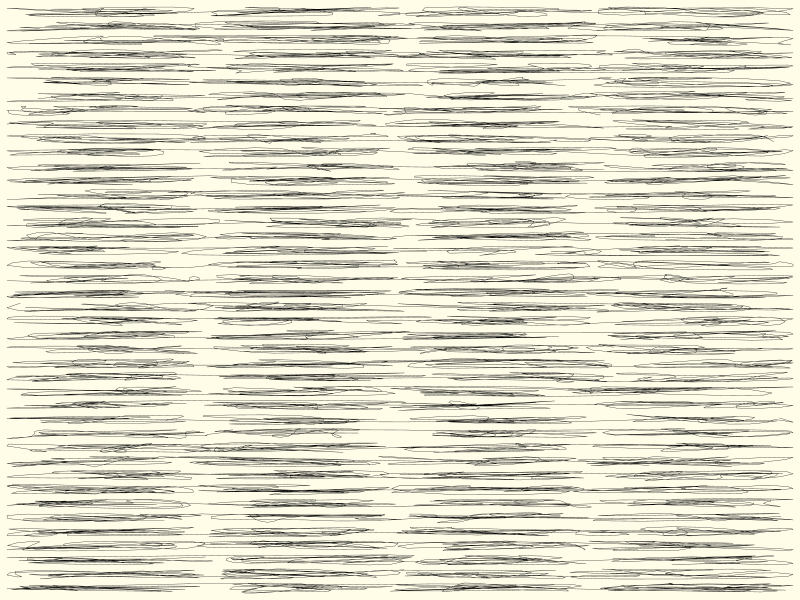
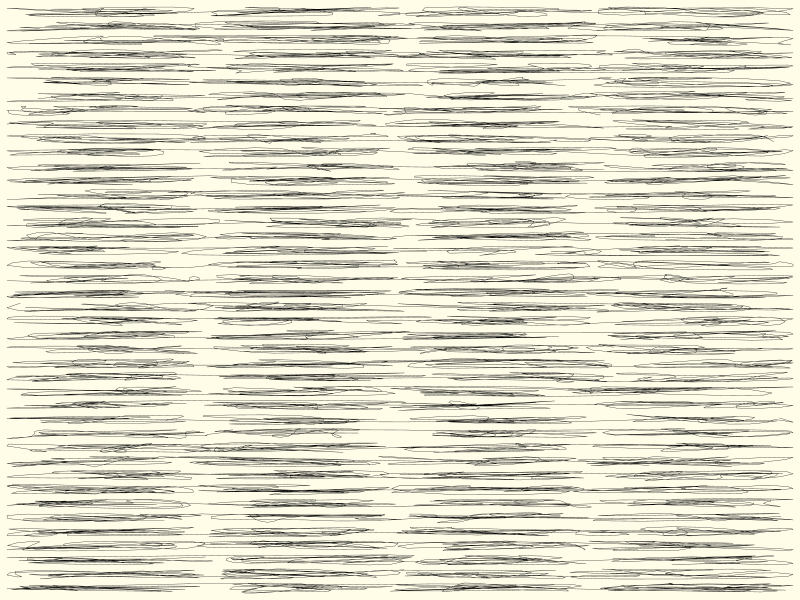

Generate these figures, in order, with R:
library(ggplot2)
s <- 2025
line_col <- "#3D3500"
bg_col <- "#FFFCE8"
set.seed(s)
lines_data <- function(n = 20, res = 250) {
  plot_data <- data.frame(
    x = c(
      runif(n, 0, 0.25),
      runif(n, 0.25, 0.5),
      runif(n, 0.5, 0.75),
      runif(n, 0.75, 1)
    ),
    y = runif(4 * n)
  )
  t <- seq_len(nrow(plot_data))
  smooth_x <- spline(t, plot_data$x, n = res)$y
  smooth_y <- spline(t, plot_data$y, n = res)$y
  smooth_path <- data.frame(x = smooth_x, y = smooth_y)
  return(smooth_path)
}
output <- purrr::map(
  .x = 1:42,
  .f = ~ lines_data()
) |>
  purrr::list_rbind(names_to = "id")
ggplot(
  data = output,
  mapping = aes(x = x, y = y)
) +
  geom_path(linewidth = 0.1) +
  facet_wrap(~id, ncol = 1, scales = "free") +
  theme_void() +
  coord_cartesian(expand = FALSE,clip = "off") +
  theme(
    plot.background = element_rect(fill = bg_col, colour = bg_col),
    strip.text = element_blank(),
    strip.background = element_blank(),
    plot.margin = margin(5, 5, 5, 5),
    panel.spacing = unit(0.1, "cm")
  )
ggsave("2025/art/03_42_lines.png", height = 4, width = 4)